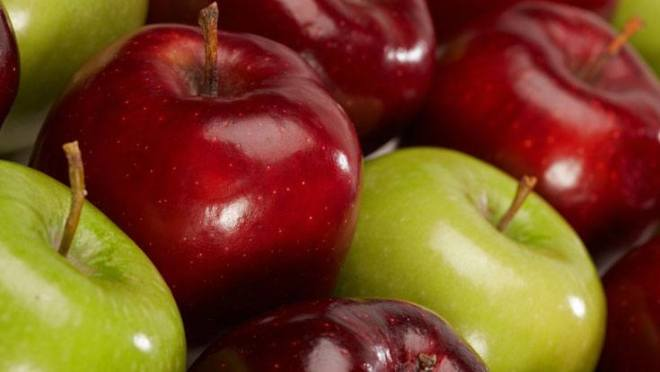
#> input picture content/SDSU-CS559-Workspace/hw2/colors/colored_image.jpg, 660 x 372 px
$ python -i helpers.py   (imports and definitions only)   (older library calls are emulated)
#> lines starting #> are read from the running program, lines starting #| are printed output that depends on the picture; after the words box and inside, x2 and y2 are one past the last pixel; in counts of white or black regions, pixels touching at a corner belong together
from matplotlib import pyplot as plt
import matplotlib.image as mpimg
from PIL import Image, ImageDraw
import numpy as np
import cv2
import random
import time
import datetime


def contours(in_path, out_path):
#> called with in_path = 'colors/colored_image.jpg', out_path = 'out.png'
    tmp = cv2.imread(in_path)
#> tmp is the input picture: shape (372, 660, 3); mean B, G, R 34.1, 70.5, 121.4
    tmpgray = cv2.cvtColor(tmp, cv2.COLOR_BGR2GRAY)
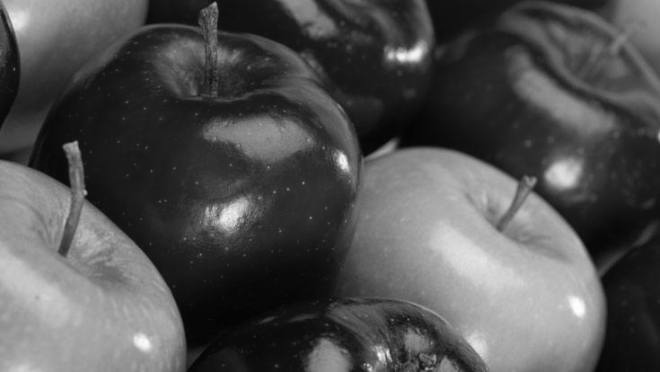
#> tmpgray: shape (372, 660); min 3, max 255, mean 81.6
    ret, thresh = cv2.threshold(tmpgray, 127, 255, 0)
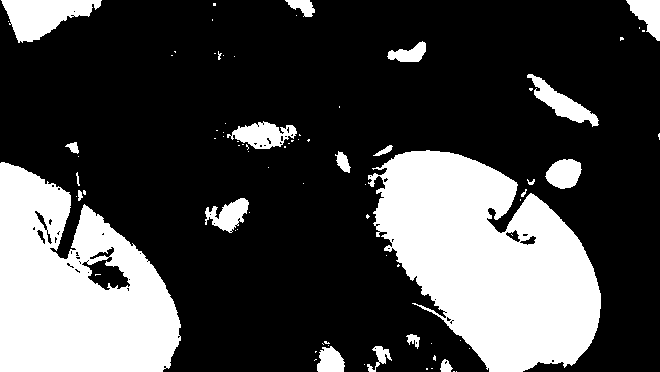
#> thresh: shape (372, 660); 27.8% white; 82 white regions (61 under 20 px)
    tmp2, contours, hierarchy = cv2.findContours(thresh, cv2.RETR_TREE, cv2.CHAIN_APPROX_SIMPLE)
#> contours = 147 contours, 122 with area under 20; largest, box (x1, y1, x2, y2) and area: (368, 150, 601, 372) 32340, (0, 162, 181, 372) 26616, (1, 0, 102, 43) 2362, (527, 74, 599, 127) 1105, (227, 121, 297, 149) 1070
    cv2.imwrite(out_path,tmp2)

# param:image - path of the image to find the object in
# param:template - path of the template image to find in the target image
# param:out_path - path to save a visuilization of the analysis results
# param: resolution - integer number used to specify depth of search
# [75 lines left out: functions getXLocation, convertToGreyScale, not called in this run]

>>> result = contours('colors/colored_image.jpg', 'out.png')
